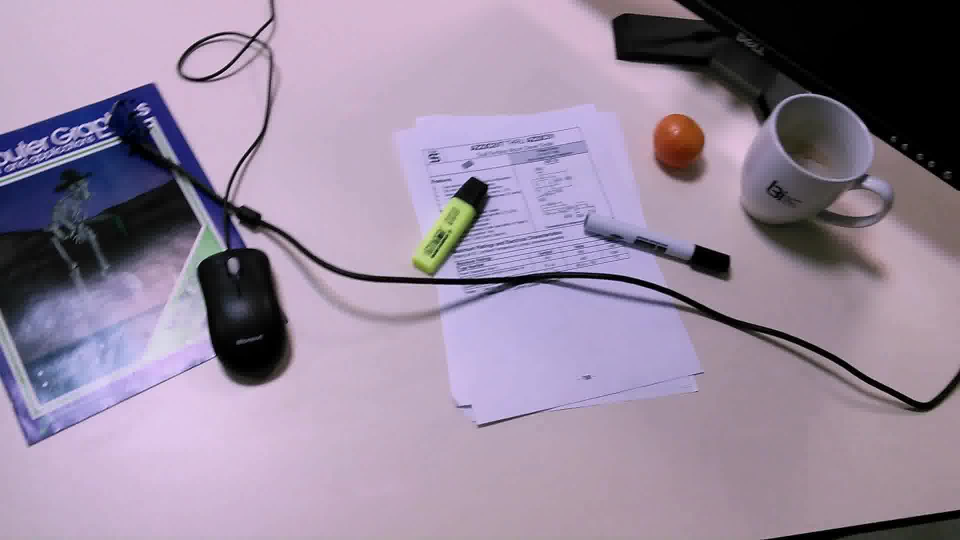
#> input picture evaluation/images/cluttered_16_datasheet001_frame_0024.jpeg, 1920 x 1080 px (shown at 1/2 size)
$ python -i scanner.py   (imports and definitions only)
#> lines starting #> are read from the running program, lines starting #| are printed output that depends on the picture; after the words box and inside, x2 and y2 are one past the last pixel; in counts of white or black regions, pixels touching at a corner belong together
#> further down, picture is the input picture: shape (1080, 1920, 3); mean B, G, R 157, 135.6, 150.5
from dataclasses import dataclass

import cv2
import numpy as np
from cv2.typing import MatLike
from numpy.typing import NDArray


Image = MatLike
Corners = NDArray[np.float32]

MIN_AREA_RATIO = 0.05
CONTOUR_TOLERANCE = 0.02
ADAPTIVE_BLOCK_SIZE = 21
ADAPTIVE_OFFSET = 10
DETECTION_LONG_EDGE = 640
MAX_BLUR = 31


@dataclass(frozen=True)
class ScanSettings:
    blur: int = 3
    canny_low: int = 25
    canny_high: int = 80

    def __post_init__(self) -> None:
        if not 1 <= self.blur <= MAX_BLUR or self.blur % 2 == 0:
            raise ValueError(f"블러 커널은 1~{MAX_BLUR} 사이의 홀수여야 합니다.")
        if not 0 <= self.canny_low < self.canny_high <= 255:
            raise ValueError("Canny 임계값은 0 ≤ 낮은 값 < 높은 값 ≤ 255여야 합니다.")


@dataclass(frozen=True)
class ScanResult:
    original: Image
    preprocessed: Image
    edges: Image
    overlay: Image
    corners: Corners | None
    scanned: Image | None


# [19 lines left out: function order_corners, not called in this run]


def preprocess(image: Image, blur: int) -> tuple[Image, Image]:
    """BGR 배열을 회색조로 바꾸어 원본과 가우시안 블러 결과를 반환한다."""
    gray = cv2.cvtColor(image, cv2.COLOR_BGR2GRAY)
    return gray, cv2.GaussianBlur(gray, (blur, blur), 0)


def detect_edges(blurred: Image, low: int, high: int) -> Image:
    """블러를 적용한 회색조 배열에서 0과 255로 구성된 엣지 영상을 찾는다."""
    return cv2.Canny(blurred, low, high)


def find_document(edges: Image) -> Corners | None:
    contours, _ = cv2.findContours(edges, cv2.RETR_LIST, cv2.CHAIN_APPROX_SIMPLE)
    min_area = edges.size * MIN_AREA_RATIO
    for contour in sorted(contours, key=cv2.contourArea, reverse=True):
        if cv2.contourArea(contour) < min_area:
            break
        tolerance = cv2.arcLength(contour, True) * CONTOUR_TOLERANCE
        polygon = cv2.approxPolyDP(contour, tolerance, True)
        if len(polygon) == 4 and cv2.isContourConvex(polygon):
            return order_corners(polygon)
    return None


# [24 lines left out: function warp_document, not called in this run]


def scan(image: Image, settings: ScanSettings = ScanSettings()) -> ScanResult:
    height, width = image.shape[:2]
#> height = 1080; width = 1920
    scale = min(1.0, DETECTION_LONG_EDGE / max(height, width))
#> scale = 0.333
    preview = image
    if scale < 1.0:
        size = (max(1, round(width * scale)), max(1, round(height * scale)))
#> size = (640, 360)
        preview = cv2.resize(image, size, interpolation=cv2.INTER_AREA)
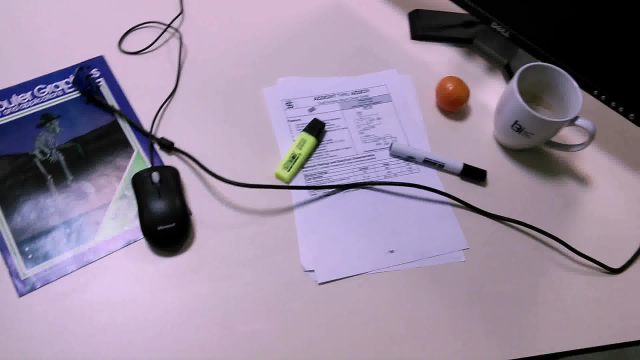
#> preview: shape (360, 640, 3); mean B, G, R 157, 135.6, 150.5

    gray, blurred = preprocess(preview, settings.blur)
#> in preprocess, `gray = cv2.cvtColor(image, cv2.COLOR_BGR2GRAY)`:
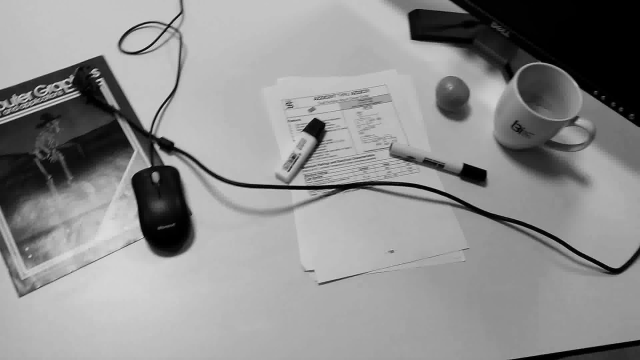
#> gray: shape (360, 640); min 0, max 222, mean 142.5
    edges = detect_edges(blurred, settings.canny_low, settings.canny_high)
#> in detect_edges, `return cv2.Canny(blurred, low, high)`:
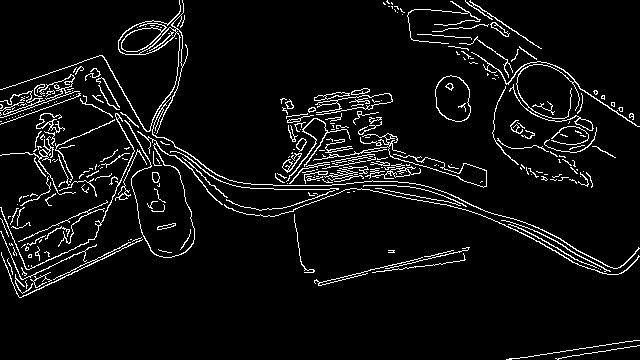
#> returned value: shape (360, 640); 5.9% white in thin lines or dots
    overlay = preview.copy()
    corners = find_document(edges)
#> in find_document, `contours, _ = cv2.findContours(edges, cv2.RETR_LIST, cv2.CHAIN_APPROX_..`: contours = 353 contours, 293 with area under 20; largest, box (x1, y1, x2, y2) and area: (435, 75, 471, 122) 1280, (435, 75, 471, 122) 1246, (121, 23, 167, 52) 637, (121, 27, 162, 52) 602, (0, 0, 188, 134) 414
#> the loop in find_document, `for contour in sorted(contours, key=cv2.contourArea, reverse=True):` made 1 pass
    if corners is None:
        return ScanResult(preview, blurred, edges, overlay, None, None)

    outline = np.rint(corners).astype(np.int32)
    cv2.polylines(overlay, [outline], isClosed=True, color=(0, 0, 255), thickness=3)
    for number, (x, y) in enumerate(outline, start=1):
        cv2.circle(overlay, (int(x), int(y)), 5, (0, 255, 255), -1)
        cv2.putText(
            overlay,
            str(number),
            (int(x) + 7, int(y) - 7),
            cv2.FONT_HERSHEY_SIMPLEX,
            0.7,
            (0, 0, 255),
            2,
            cv2.LINE_AA,
        )

    if scale < 1.0:
        # 검출은 축소본에서 하고, 최종 스캔은 원본 해상도로 만든다.
        ratio = np.array(
            [width / preview.shape[1], height / preview.shape[0]], dtype=np.float32
        )
        warped = warp_document(cv2.cvtColor(image, cv2.COLOR_BGR2GRAY), corners * ratio)
    else:
        warped = warp_document(gray, corners)
    scanned = cv2.adaptiveThreshold(
        warped,
        255,
        cv2.ADAPTIVE_THRESH_GAUSSIAN_C,
        cv2.THRESH_BINARY,
        ADAPTIVE_BLOCK_SIZE,
        ADAPTIVE_OFFSET,
    )
    return ScanResult(preview, blurred, edges, overlay, corners, scanned)

>>> import cv2
>>> picture = cv2.imread('evaluation/images/cluttered_16_datasheet001_frame_0024.jpeg')
>>> result = scan(picture)

$ run again, on evaluation/images/cluttered_18_magazine001_frame_0024.jpeg
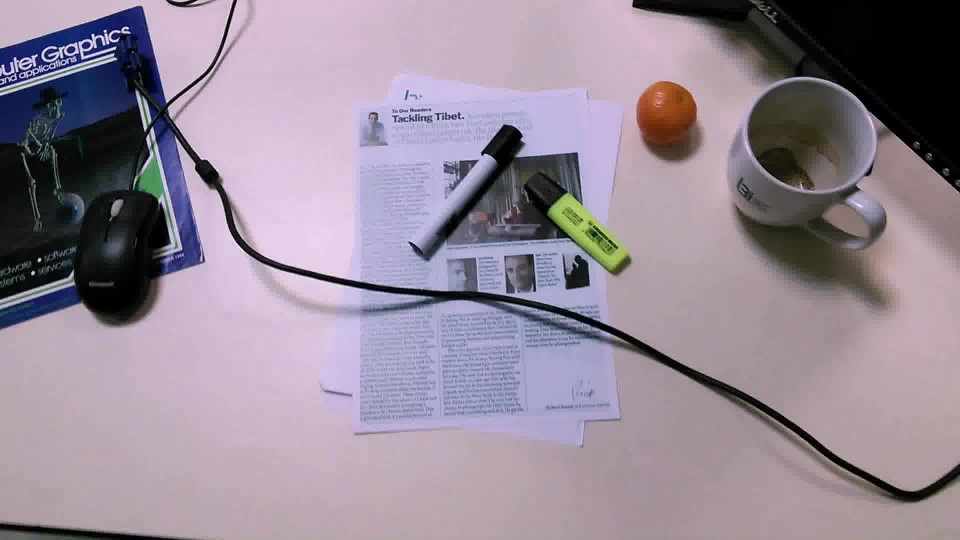
#> input picture evaluation/images/cluttered_18_magazine001_frame_0024.jpeg, 1920 x 1080 px (shown at 1/2 size)
#> picture is the input picture: shape (1080, 1920, 3); mean B, G, R 151.4, 137.5, 149.9
#> in preprocess, `gray = cv2.cvtColor(image, cv2.COLOR_BGR2GRAY)`:
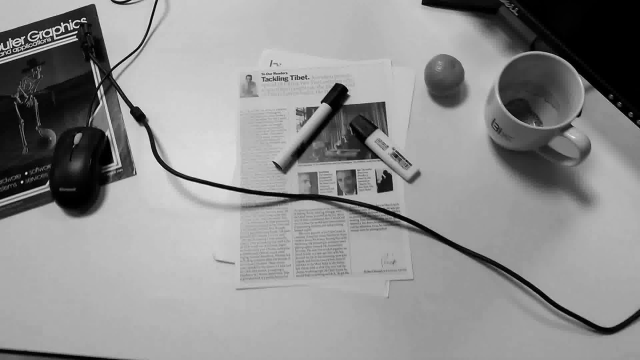
#> gray: shape (360, 640); min 0, max 232, mean 142.7
#> in detect_edges, `return cv2.Canny(blurred, low, high)`:
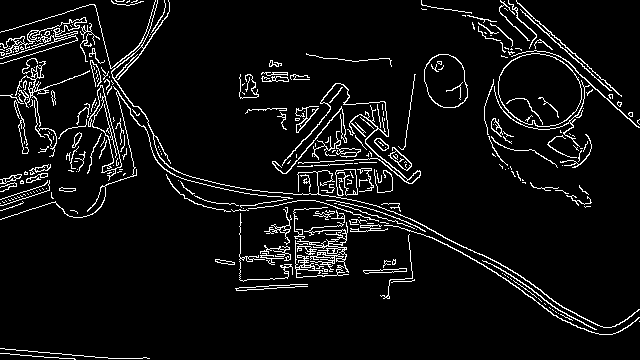
#> returned value: shape (360, 640); 6.3% white in thin lines or dots
#> contours = 393 contours, 317 with area under 20; largest, box (x1, y1, x2, y2) and area: (498, 53, 582, 127) 4726, (498, 53, 582, 127) 4670, (424, 54, 468, 108) 1820, (424, 54, 468, 108) 1782, (88, 85, 122, 181) 865
#> the loop in find_document, `for contour in sorted(contours, key=cv2.contourArea, reverse=True):` made 1 pass

$ run again, on evaluation/images/cluttered_19_paper001_frame_0024.jpeg
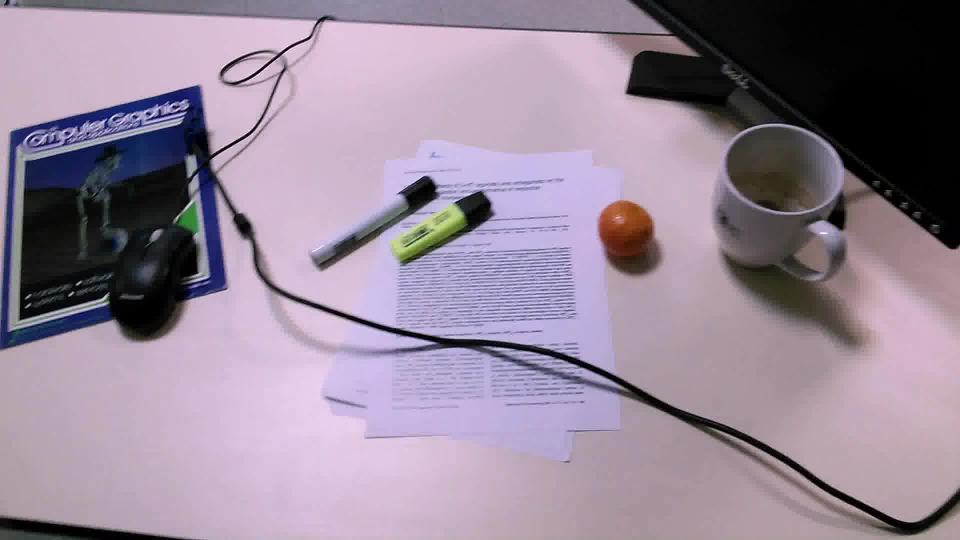
#> input picture evaluation/images/cluttered_19_paper001_frame_0024.jpeg, 1920 x 1080 px (shown at 1/2 size)
#> picture is the input picture: shape (1080, 1920, 3); mean B, G, R 152.4, 135.1, 150.2
#> in preprocess, `gray = cv2.cvtColor(image, cv2.COLOR_BGR2GRAY)`:
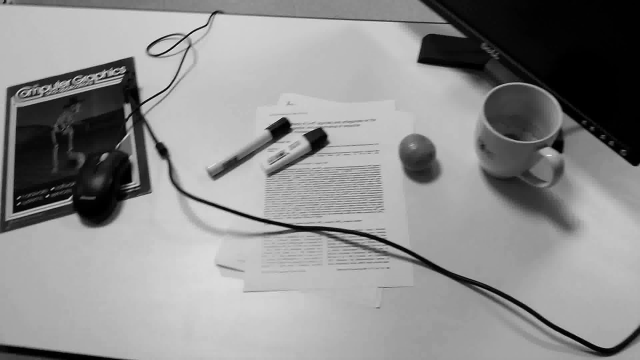
#> gray: shape (360, 640); min 0, max 240, mean 141.6
#> in detect_edges, `return cv2.Canny(blurred, low, high)`:
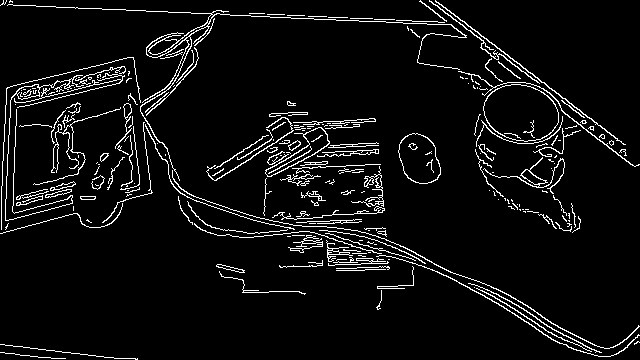
#> returned value: shape (360, 640); 5.8% white in thin lines or dots
#> contours = 295 contours, 233 with area under 20; largest, box (x1, y1, x2, y2) and area: (483, 84, 559, 142) 3290, (483, 84, 559, 142) 3244, (398, 133, 441, 184) 1578, (398, 133, 441, 184) 1544, (265, 127, 330, 177) 874
#> the loop in find_document, `for contour in sorted(contours, key=cv2.contourArea, reverse=True):` made 1 pass
